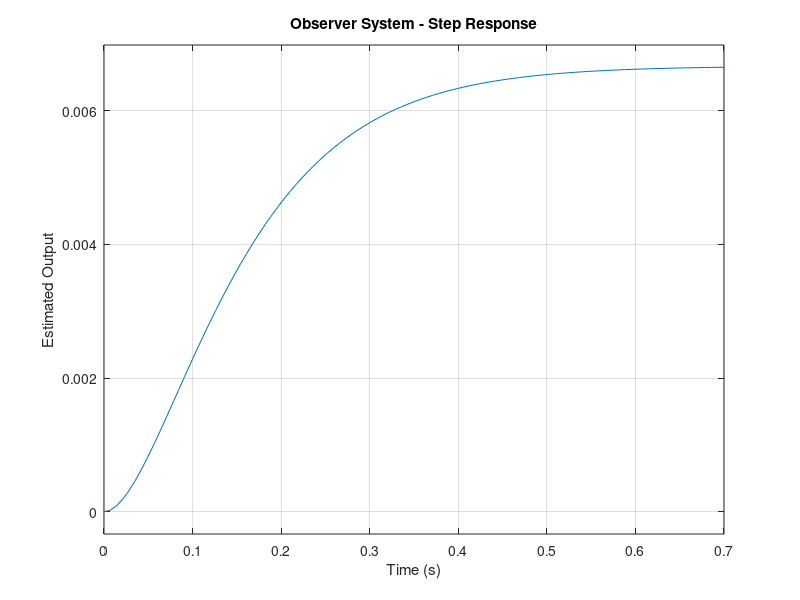

MATLAB code to generate this figure:
clc; clear; close all;

% Define system
A = [0 1; -2 -3];
B = [0; 1];
C = [1 0];
D = 0;

% Design Observer with poles at [-10, -15]
L = place(A', C', [-10, -15])';  % Observer gain

% Closed-loop observer dynamics
A_obs = A - L * C;

% Simulate observer dynamics
sys_obs = ss(A_obs, B, C, D);

% Step response
figure;
step(sys_obs);
title('Observer System - Step Response');
xlabel('Time (s)');
ylabel('Estimated Output');
grid on;
